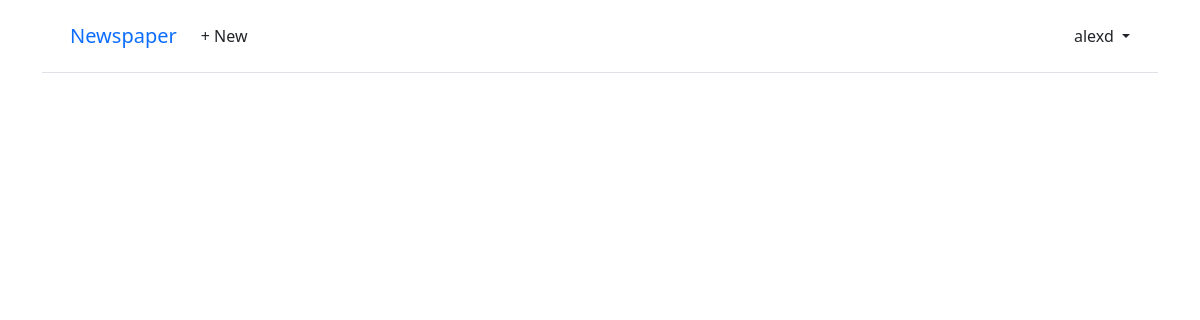
The page /articles/ (signed in) on the database as committed earlier.
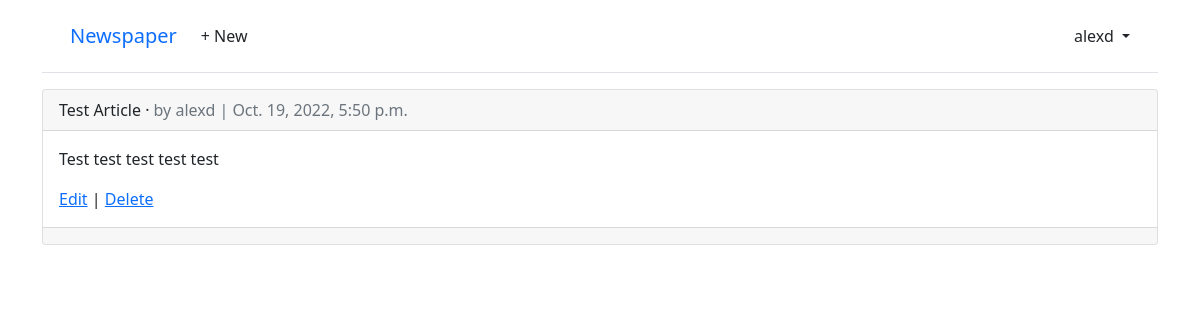
The same page on the database as committed later.
### accounts/models.py (models this page shows)
class CustomUser(AbstractUser):
    age = models.PositiveIntegerField(null=True, blank=True)

### articles/models.py (models this page shows, shortened)
class Article(models.Model):
    title = models.CharField(max_length=255)
    body = models.TextField()
    date = models.DateTimeField(auto_now_add=True)
    author = models.ForeignKey(
        settings.AUTH_USER_MODEL,
        on_delete=models.CASCADE,
    )

### articles/views.py (the view)
# urls.py: path("", ArticleListView.as_view(), name="article_list")
class ArticleListView(LoginRequiredMixin, ListView):  # new
    model = Article
    template_name = "article_list.html"

### templates/article_list.html (shortened to what this page needs)
{% extends "base.html" %}
{% block content %}
{% for article in article_list %}
    <div class="card">
        <div class="card-header">
            <span class="font-weight-bold">{{ article.title }}</span> &middot;
            <span class="text-muted">by {{ article.author }} | {{ article.date }}</span>
        </div>
        <div class="card-body">
        <p>{{ article.body }}</p>
        <a href="{% url 'article_edit' article.pk %}">Edit</a> | <a href="{% url 'article_delete' article.pk %}">Delete</a>
        </div>
        <div class="card-footer">
        </div>
    </div>
    <br />
{% endfor %}
{% endblock content %}

### templates/base.html (shortened to what this page needs)
<!DOCTYPE html>
<html>
<head>
  <link href="https://cdn.jsdelivr.net/npm/bootstrap@5.1.3/dist/css/bootstrap.min.css" rel="stylesheet">
</head>
<body>
  <div class="container">
    <header class="p-3 mb-3 border-bottom">
      <div class="container">
        <div class="d-flex flex-wrap align-items-center justify-content-center
          justify-content-lg-start">
          <a class="navbar-brand" href="{% url 'home' %}">Newspaper</a>
          <ul class="nav col-12 col-lg-auto me-lg-auto mb-2 justify-content-center
            mb-md-0">
          {% if user.is_authenticated %}
            <li><a href="{% url 'article_new' %}" class="nav-link px-2 link-dark">+ New</a></li>
          </ul>
          <div class="dropdown text-end">
            <a href="#" class="d-block link-dark text-decoration-none dropdown-toggle"
              id="dropdownUser1" data-bs-toggle="dropdown" aria-expanded="false">
              {{ user.username }}
            </a>
          </div>
          {% else %}
          </ul>
          <div class="text-end">
            <a href="{% url 'login' %}" class="btn btn-outline-primary me-2">Log In</a>
            <a href="{% url 'signup' %}" class="btn btn-primary">Sign Up</a>
          </div>
          {% endif %}
        </div>
      </div>
    </header>
    <main>
      {% block content %}
      {% endblock content %}
    </main>
  </div>
</body>
</html>

Rows that differ between the two databases and show on the page:
added Article: title "Test Article", author "alexd", date "Oct. 19, 2022, 5:50 p.m.", body "Test test test test test"
